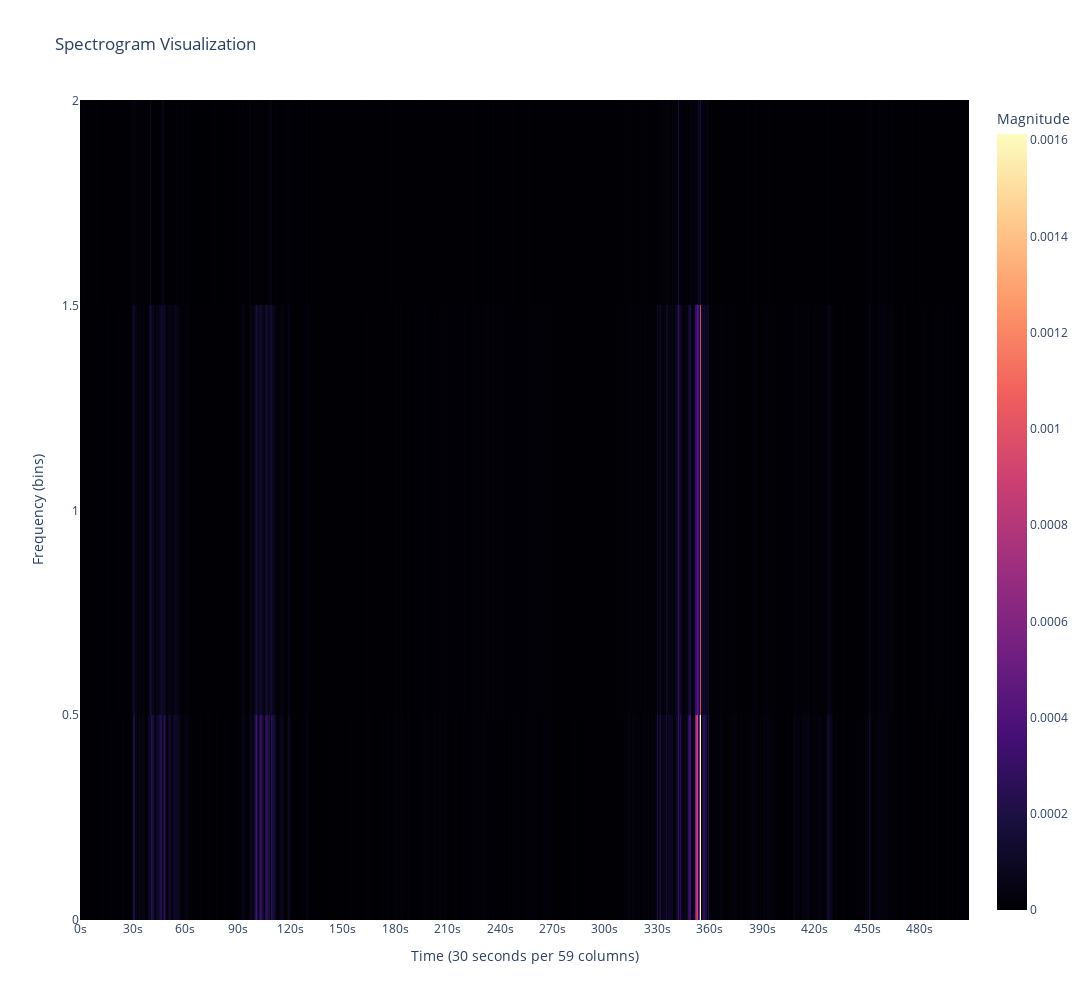

Notebook code for this chart:
### Code cell
num_segments = ddd.shape[1] // 59
x_ticks = [i * 59 for i in range(num_segments + 1)]
x_labels = [f"{i * 30}s" for i in range(num_segments + 1)]

fig = go.Figure()

fig.add_trace(go.Heatmap(
    z=ddd,
    colorscale='magma',
    colorbar=dict(title='Magnitude'),
))

# Update the layout
fig.update_layout(
    title='Spectrogram Visualization',
    xaxis=dict(
        title='Time (30 seconds per 59 columns)',
        tickvals=x_ticks,
        ticktext=x_labels
    ),
    yaxis=dict(
        title='Frequency (bins)',
        range=[np.min(ddd), np.max(ddd)+2] 
    ),
    width=1400, height=1000 
)

fig.show()

### Figure 1 — Plotly figure (JSON) as saved in the notebook; plotly's stock layout.template omitted (floating-point values rounded to 4 significant figures; data arrays with more than 128 entries replaced by an {"elided": "..."} marker saying what was removed)
{"data": [{"colorbar": {"title": {"text": "Magnitude"}}, "colorscale": [[0, "#000004"], [0.1111, "#180f3d"], [0.2222, "#440f76"], [0.3333, "#721f81"], [0.4444, "#9e2f7f"], [0.5556, "#cd4071"], [0.6667, "#f1605d"], [0.7778, "#fd9668"], [0.8889, "#feca8d"], [1, "#fcfdbf"]], "type": "heatmap", "z": {"elided": "51x1000 float values"}}], "layout": {"height": 1000, "title": {"text": "Spectrogram Visualization"}, "width": 1400, "xaxis": {"ticktext": ["0s", "30s", "60s", "90s", "120s", "150s", "180s", "210s", "240s", "270s", "300s", "330s", "360s", "390s", "420s", "450s", "480s"], "tickvals": [0, 59, 118, 177, 236, 295, 354, 413, 472, 531, 590, 649, 708, 767, 826, 885, 944], "title": {"text": "Time (30 seconds per 59 columns)"}}, "yaxis": {"range": [3.447e-10, 2.002], "title": {"text": "Frequency (bins)"}}}}
